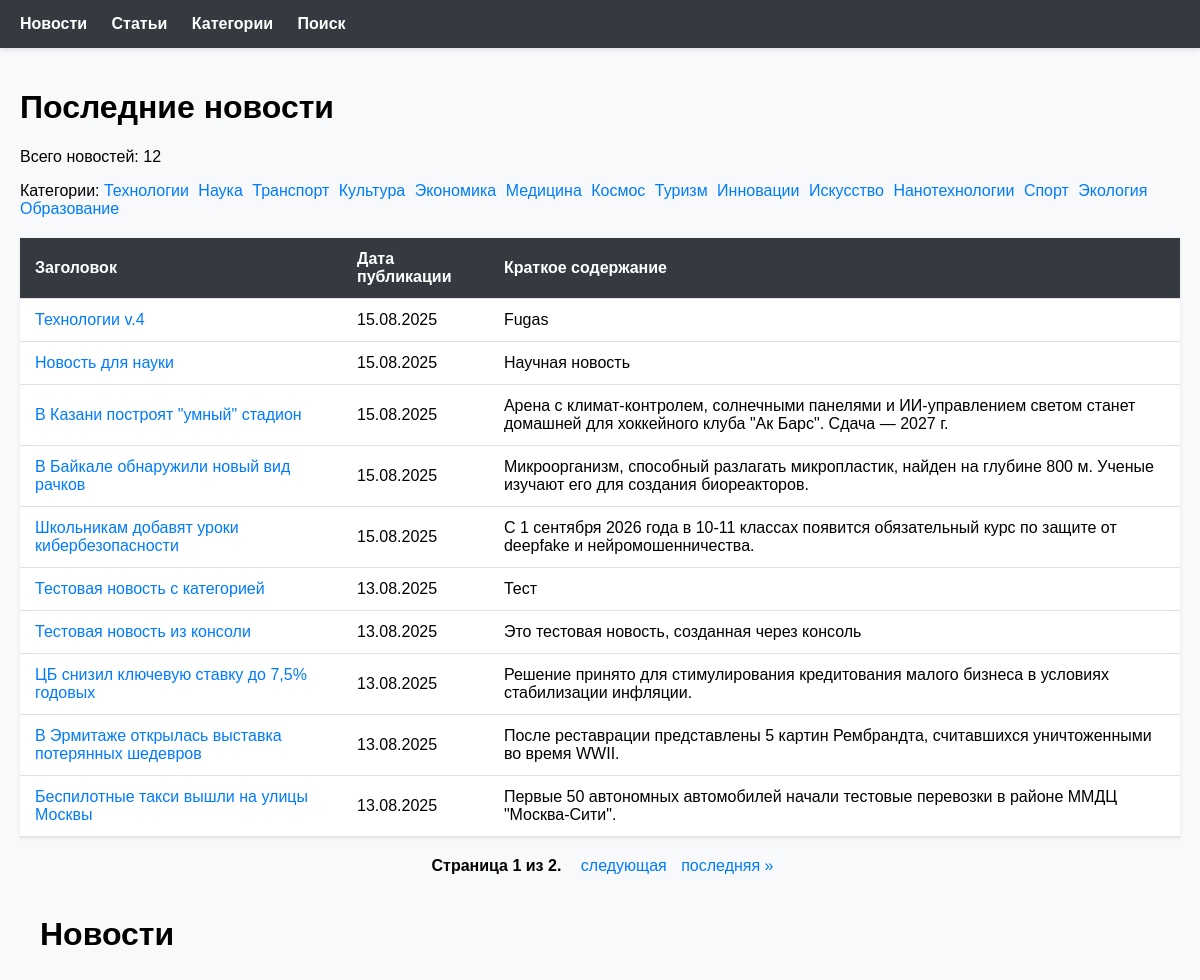
The page /news/ on the database as committed earlier.
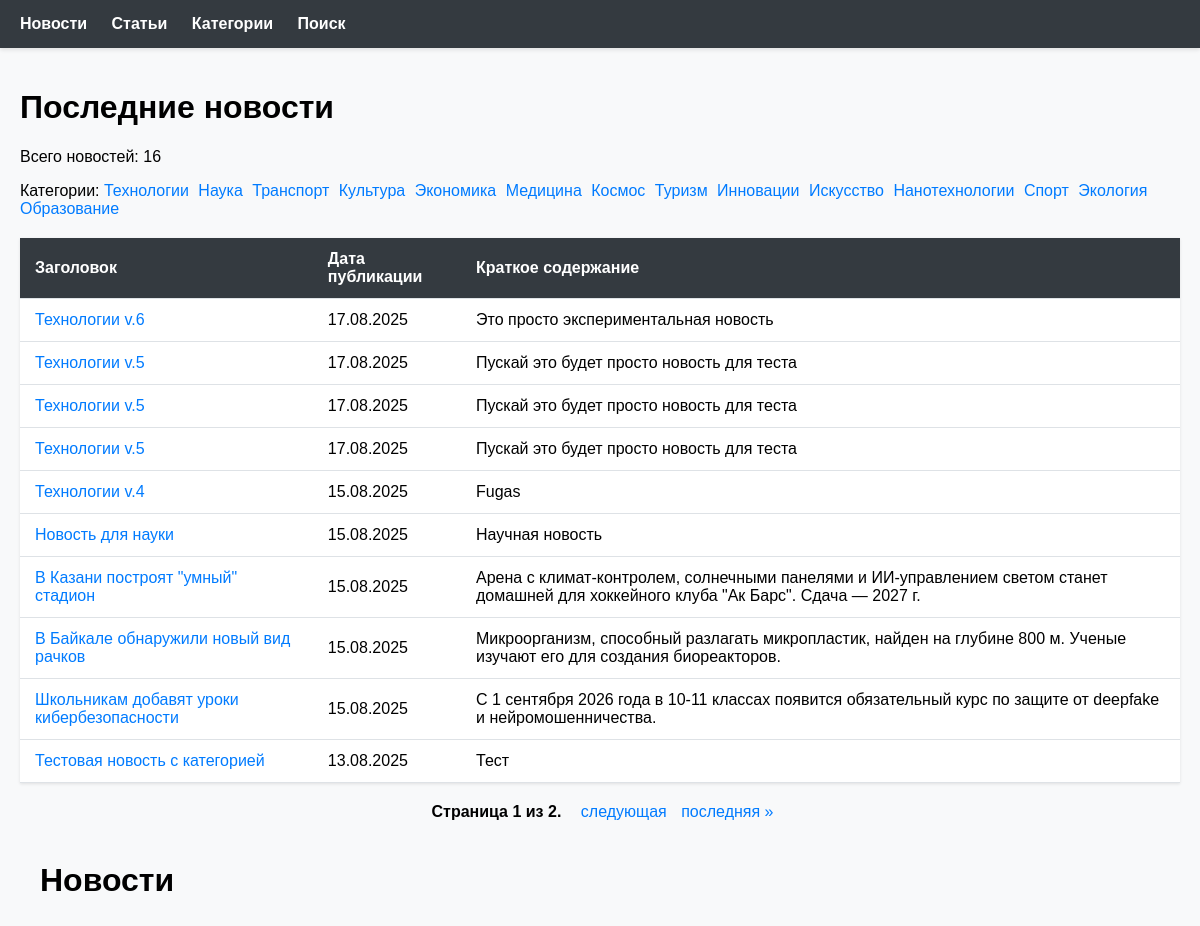
The same page on the database as committed later.
### NewsPortal/models.py (models this page shows, shortened)
class Category(models.Model):
    name = models.CharField(max_length=100, unique=True)
    subscribers = models.ManyToManyField(User, related_name='subscribed_categories', blank=True)

class Post(models.Model):
    ARTICLE = 'AR'
    NEWS = 'NW'
    POST_TYPES = [
        (ARTICLE, 'Статья'),
        (NEWS, 'Новость'),
    ]
    author = models.ForeignKey(
        Author,
        on_delete=models.CASCADE,
        related_name='posts'
    )
    post_type = models.CharField(max_length=2, choices=POST_TYPES)
    created_at = models.DateTimeField(auto_now_add=True)
    categories = models.ManyToManyField(
        Category,
        through='PostCategory',
        related_name='posts'
    )
    title = models.CharField(max_length=200)
    content = models.TextField()
    rating = models.IntegerField(default=0)

### NewsPortal/views.py (the view)
# urls.py: path('', views.news_list, name='news_list'),
def news_list(request):
    news = Post.objects.filter(post_type='NW').order_by('-created_at')
    categories = Category.objects.all()
    paginator = Paginator(news, 10)
    page_number = request.GET.get('page')
    page_obj = paginator.get_page(page_number)
    return render(request, 'news/news_list.html', {
        'page_obj': page_obj,
        'total_news': news.count(),
        'categories': categories
    })

### NewsPortal/context_processors.py (called while the page is built)
def site_info(request):
    return {
        'SITE_NAME': getattr(settings, 'SITE_NAME', 'News Portal'),
        'SITE_URL': getattr(settings, 'SITE_URL', 'localhost:8000'),
    }

def site_settings(request):
    return {
        'SITE_NAME': settings.SITE_NAME,
        'SITE_URL': settings.SITE_URL,
    }

def social_login_buttons(request):
    return {
        'social_login_buttons': mark_safe(
            '<a href="/accounts/yandex/login/?process=login" class="btn yandex-btn">'
            '<img src="https://upload.wikimedia.org/wikipedia/commons/thumb/9/91/Yandex_icon.svg/512px-Yandex_icon'
            '.svg.png"'
            'alt="Yandex" width="20"> Войти через Yandex'
            '</a>'
        )
    }

### NewsPortal/templates/news/news_list.html (shortened to what this page needs)
{% extends 'default.html' %}
{% load news_filters %}
{% block content %}
    <h1>Последние новости</h1>
    <p>Всего новостей: {{ total_news }}</p>
    <div class="category-links">
        Категории:
        {% for category in categories %}
            <a href="{% url 'NewsPortal:category_detail' category.id %}"
               class="badge bg-secondary">
                {{ category.name }}
            </a>
        {% endfor %}
    </div>
    <table>
        <thead>
            <tr>
                <th>Заголовок</th>
                <th>Дата публикации</th>
                <th>Краткое содержание</th>
            </tr>
        </thead>
        <tbody>
            {% for post in page_obj %}
                <tr>
                    <td><a href="{% url 'NewsPortal:news_detail' post.id %}">{{ post.title|censor }}</a></td>
                    <td>{{ post.created_at|date:"d.m.Y" }}</td>
                    <td>{{ post.content|censor|truncatewords:20 }}</td>
                </tr>
            {% endfor %}
        </tbody>
    </table>
    <div class="pagination">
        <span class="step-links">
            <span class="current">
                Страница {{ page_obj.number }} из {{ page_obj.paginator.num_pages }}.
            </span>
            {% if page_obj.has_next %}
                <a href="?page={{ page_obj.next_page_number }}">следующая</a>
                <a href="?page={{ page_obj.paginator.num_pages }}">последняя &raquo;</a>
            {% endif %}
        </span>
    </div>
    <div class="container">
        <h1>
            Новости
        </h1>
    </div>
{% endblock %}

Rows that differ between the two databases and show on the page:
no longer on this page (row unchanged): Post: title|censor "Тестовая новость из консоли", created_at "13.08.2025", content|censor "Это тестовая новость, созданная через консоль"
no longer on this page (row unchanged): Post: title|censor "ЦБ снизил ключевую ставку до 7,5% годовых", created_at "13.08.2025", content|censor "Решение принято для стимулирования кредитования малого бизнеса в условиях стабилизации инфляции."
no longer on this page (row unchanged): Post: title|censor "В Эрмитаже открылась выставка потерянных шедевров", created_at "13.08.2025", content|censor "После реставрации представлены 5 картин Рембрандта, считавшихся уничтоженными во время WWII."
no longer on this page (row unchanged): Post: title|censor "Беспилотные такси вышли на улицы Москвы", created_at "13.08.2025", content|censor "Первые 50 автономных автомобилей начали тестовые перевозки в районе ММДЦ \"Москва-Сити\"."
added Post: title|censor "Технологии v.6", created_at "17.08.2025", content|censor "Это просто экспериментальная новость"
added Post: title|censor "Технологии v.5", created_at "17.08.2025", content|censor "Пускай это будет просто новость для теста"
added Post: title|censor "Технологии v.5", created_at "17.08.2025", content|censor "Пускай это будет просто новость для теста"
added Post: title|censor "Технологии v.5", created_at "17.08.2025", content|censor "Пускай это будет просто новость для теста"
Other text that changed with them:
{{ total_news }}: "12" → "16"
